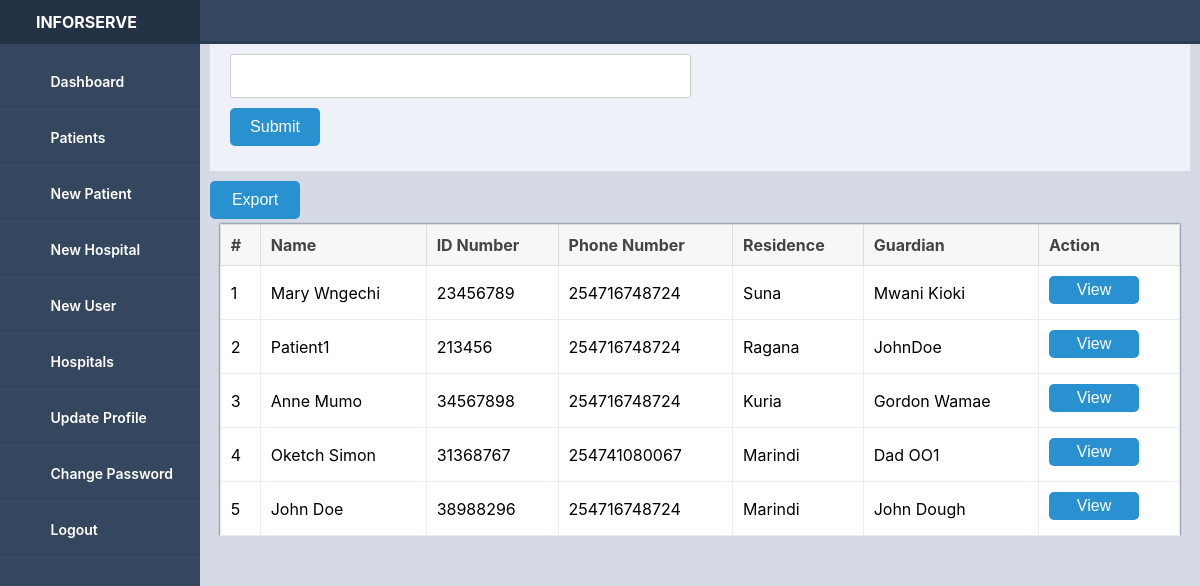
Page /manage-patients.php (signed in) on the committed database.
### tables this page shows
CREATE TABLE `patients` (
  `id` bigint(20) UNSIGNED NOT NULL,
  `patient_name` varchar(255) NOT NULL,
  `identification` int(11) NOT NULL,
  `blood` varchar(255) NOT NULL,
  `gender` varchar(255) NOT NULL,
  `phone` varchar(255) NOT NULL,
  `residence` mediumtext NOT NULL,
  `guardian` varchar(255) NOT NULL,
  `status` tinyint(4) NOT NULL DEFAULT 0,
  `hospital_id` int(11) NOT NULL,
  `dob` date NOT NULL
);

### manage-patients.php (the view, shortened to what this page needs)
<?php
    include('includes/dbconnection.php');
    if (strlen($_SESSION['sessionid']==0))
    {
        header('location:logout.php');
        }
         else
        {
        function fetch_patient()
        {
            global $con,$total_pages,$pageno,$userid,$hospitalID;
            $userid=$_SESSION['sessionid'];
            $hospitalSql = "SELECT hospital_id FROM tbluser WHERE ID= '$userid'";
            $getHospitals = mysqli_query($con,$hospitalSql);
            $hospitalRow = mysqli_fetch_assoc($getHospitals);
            $hospitalID=$hospitalRow['hospital_id'];
            if(isset($_POST['idnumber'])) {
                $idnum = $_POST['idnumber'];
                $sql = "SELECT * FROM patients WHERE identification = '$idnum' ORDER BY id DESC";
            }else{
                $sql = "SELECT * FROM patients WHERE hospital_id = '$hospitalID'ORDER BY id DESC  ";
            }
            $res_data = mysqli_query($con,$sql);
            $count = 0;
            while( $row = mysqli_fetch_assoc($res_data))
            {
                $id = $row['id'];
                $name = $row['patient_name'];
                $identification = $row['identification'];
                $phone = $row['phone'];
                $guardian = $row['guardian'];
                $residence = $row['residence'];
                $count = $count+1;
                ?>
                <tr>
                    <td data-label="Serial"><?php echo $count?></td>
                    <td data-label="name"><?php echo $name?></td>
                    <td data-label="identification"><?php echo $identification?></td>
                    <td data-label="phone"><?php echo $phone?></td>
                    <td data-label="residence"><?php echo $residence?></td>
                    <td data-label="guardian"><?php echo $guardian?></td>
                    <?php
                        $query=mysqli_query($con,"SELECT  role  FROM tbluser WHERE  ID ='$userid' ");
                        $result=mysqli_fetch_array($query);
                        $role =  $result['role'];
                        if($role < 2 ){
                                ?>
                            <td data-label="action"><button id="<?php echo $id; ?>" class="modalButton" style="padding:5px;">View</button></td>
                        <?php } ?>
            </tr>
            <?php
            }
        }
        ?>
        <?php include 'includes/header.php';?>
        <div class="main-content">
            <div class="title" id="title">
                <div class="search-box">
                <form action="" class="search-box" method="post">
                    <input   type="text" placeholder="<?php echo $code ?>" name="idnumber">
                    <button type="submit">Submit</button>
                    <i class="fa fa-search"></i>
                </form>
                </div>
			</div>
			<div class="main">
                <?php  $userid=$_SESSION['sessionid']; ?>
                <a href="patients-pdf.php?userid=<?php echo $userid?>" class="right" id="export"><button>Export</button> </a>
                <table class="table" id="table">
                    <thead>
                        <th>#</th>
                        <th>Name</th>
                        <th>ID Number</th>
                        <th>Phone Number</th>
                        <th>Residence</th>
                        <th>Guardian</th>
                        <?php
                           if($role < 2 ){
                                ?>
                        <th>Action</th>
                           <?php }?>
                    </thead>
                    <tbody>
                        <?php
                        fetch_patient();
                        ?>
                    </tbody>
                </table>
            </div>
        </div>
        <?php include_once('includes/footer.php');?>
        <?php
    }
    ?>

### includes/header.php (shortened to what this page needs)
<?php
	include('includes/dbconnection.php');
	if (strlen($_SESSION['sessionid']==0))
	{
		header('location:logout.php');
	}
	else
	{
		$userid=$_SESSION['sessionid'];
		$query=mysqli_query($con,"SELECT  role  FROM tbluser WHERE  ID ='$userid' ");
		$result=mysqli_fetch_array($query);
		$role =  $result['role'];
	}
?>
<!DOCTYPE html>
<html>
<head>
		<link rel="stylesheet" href="css/font-awesome.min.css">
		<link rel="stylesheet" href="css/main.css">
		<link rel="stylesheet" href="css/forms.css">
		<link rel="stylesheet" href="css/font-awesome.min.css">
	</head>
	<body>
		<div class="header">
		</div>
		<div class="side-nav">
			<div class="logo">
				<i class="fa fa-hospital-o"></i>
				<span>INFORSERVE</span>
			</div>
			<nav>
				<ul>
					<li>
						<a href="dashboard.php">
							<span><i class="fa fa-tachometer"></i></span>
							<span>Dashboard</span>
						</a>
					</li>
					<li>
						<a href="manage-patients.php">
							<span><i class="fa fa-users"></i></span>
							<span>Patients</span>
						</a>
					</li>
					<?php
						if($role < 2){
							?>
							<li>
								<a href="add-patient.php">
									<span><i class="fa fa-user"></i></span>
									<span>New Patient</span>
								</a>
							</li>
							<li>
								<a href="add-hospital.php">
									<span><i class="fa fa-plus-square"></i></span>
									<span>New Hospital</span>
								</a>
							</li>
						<?php } ?>
					<li>
							<a href="add-user.php">
								<span><i class="fa fa-plus"></i></span>
								<span>New User</span>
							</a>
						</li>
					<li>
						<a href="manage-hospitals.php">
							<span><i class="fa fa-hospital-o"></i></span>
							<span>Hospitals</span>
						</a>
                    </li>
                    <li>
						<a href="user-profile.php">
							<span><i class="fa fa-power-off"></i></span>
							<span>Update Profile</span>
						</a>
                    </li>
                    <li>
						<a href="change-password.php">
							<span><i class="fa fa-clone"></i></span>
							<span> Change Password</span>
						</a>
                    </li>
                    <li>
						<a href="logout.php">
							<span><i class="fa fa-power-off"></i></span>
							<span>Logout</span>
						</a>
                    </li>
				</ul>
			</nav>
		</div>

### includes/footer.php (shortened to what this page needs)
</body>
</html>

### css/main.css (style rules this page uses)
* { box-sizing: border-box; }
body { margin: 0; padding: 0; font-family: 'Source Sans Pro', sans-serif; background-color: #d5dae5; -webkit-font-smoothing: antialiased; -moz-osx-font-smoothing: grayscale; }
.header { position: fixed; width: 100%; z-index: 3; height: 44px; background-color: #fff; border-bottom: 3px solid #2d3d51; }
.logo { height: 44px; padding: 10px; font-weight: 700; }
.side-nav .logo { background-color: #233245; color: #fff; }
.logo i { font-size: 22px; }
.logo span { margin-left: 5px; text-transform: uppercase; }
.nav-trigger span, .nav-trigger span:before, span:after { width: 20px; height: 2px; background-color: #35475e; position: absolute; }
.side-nav { position:fixed; width: 100%; height: 100vh; background-color: #35475e; z-index: 1; display: none; }
.side-nav ul { margin: 0; padding: 0; }
.side-nav ul li { padding: 16px 16px; border-bottom: 1px solid #3c506a; position: relative; }
.side-nav ul li a { color: #fff; display: block; text-decoration: none; }
.side-nav ul li i { color: #fff; min-width: 20px; text-align: center; }
.side-nav ul li span:nth-child(2) { margin-left: 10px; font-size: 14px; font-weight: 600; }
.main-content { padding: 40px; margin-top: 0; padding: 10px; padding-top: 44px; height: 100%; overflow: scroll; }
.main-content .title { background-color: #eef1f7; padding: 10px 20px; font-weight: 700; color: #333; font-size: 18px; }
@media screen and (min-width: 600px) { .header { background-color: #35475e; z-index: 1; } }
@media screen and (min-width: 600px) { .nav-trigger span, .nav-trigger span:before, span:after { background-color: #fff; } }
@media screen and (min-width: 600px) { .side-nav { display: block; width: 70px; z-index: 2; } }
@media screen and (min-width: 600px) { .side-nav ul li span:nth-child(2) { display: none; } }
@media screen and (min-width: 600px) { .side-nav .logo i { padding-left: 12px; } }
@media screen and (min-width: 600px) { .side-nav .logo span { display: none; } }
@media screen and (min-width: 600px) { .side-nav ul li i { font-size: 26px; } }
@media screen and (min-width: 600px) { .side-nav ul li a { text-align: center; } }
@media screen and (min-width: 600px) { .main-content { margin-left: 70px; } }
@media screen and (min-width: 800px) { .side-nav { width: 200px; } }
@media screen and (min-width: 800px) { .side-nav ul li span:nth-child(2) { display: inline-block; } }
@media screen and (min-width: 800px) { .side-nav ul li i { font-size: 16px; } }
@media screen and (min-width: 800px) { .side-nav ul li a { text-align: left; } }
@media screen and (min-width: 800px) { .side-nav .logo i { padding-left: 0; } }
@media screen and (min-width: 800px) { .side-nav .logo span { display: inline-block; } }
@media screen and (min-width: 800px) { .main-content { margin-left: 200px; } }
.main { display: flex; flex-flow: row wrap; overflow: hidden; }
.table { padding: 10px; border-collapse: collapse; width: 98%; margin-left: 1%; margin-left: 1%; padding: 20px; border-radius: 0px; background: #fff; box-shadow: 0 0 2px 0 #253b49; }
.table th { padding: 10px 10px; text-align: left; }
.table thead th { border: 1px solid #ddd; font-size: 16px; color: #000; border: 1px solid #ddd; background: #f7f7f8; border-color: #ddd; color: #444444; }
.table tbody td { border: 1px solid #e9ecf2; font-size: 16px; margin-left: 0px; padding: 10px; }
.table tbody tr td :nth-child(1) { text-align: center!important; }
.table tbody tr td { text-align: left; }

### css/forms.css (style rules this page uses)
div, form, input, select, p { padding: 0; margin: 0; margin-bottom: 10px; width: -webkit-fill-available; outline: none; font-family: -apple-system, BlinkMacSystemFont, "segoe ui", roboto, oxygen, ubuntu, cantarell, "fira sans", "droid sans", "helvetica neue", Arial, sans-serif; color: #666; line-height: 22px; }
input, select { margin-bottom: 10px; border: 1px solid #ccc; border-radius: 3px; }
input { width: calc(100% - 10px); padding: 10px; }
.item:hover p, .item:hover i, .question:hover p, .question label:hover, input:hover, a { color: #070808; }
button { width: 90px; padding: 10px; border: none; border-radius: 5px; background: #2a91d1; font-size: 16px; color: #fff; cursor: pointer; margin-bottom: 5px; }
.search-box { width: 70%; position: relative; }
.search-box input[type= "text"] { width: 100%; }
.fa-search { position: absolute; top: 25%; transform: translateY(-50%); right: 10px; font-size: 20px; color: #095484; }

### rows in the picture
patients: patient_name "Mary Wngechi", identification "23456789", phone "254716748724", residence "Suna", guardian "Mwani Kioki"
patients: patient_name "Patient1", identification "213456", phone "254716748724", residence "Ragana", guardian "JohnDoe"
patients: patient_name "Anne Mumo", identification "34567898", phone "254716748724", residence "Kuria", guardian "Gordon Wamae"
patients: patient_name "Oketch Simon", identification "31368767", phone "254741080067", residence "Marindi", guardian "Dad OO1"
patients: patient_name "John Doe", identification "38988296", phone "254716748724", residence "Marindi", guardian "John Dough"
